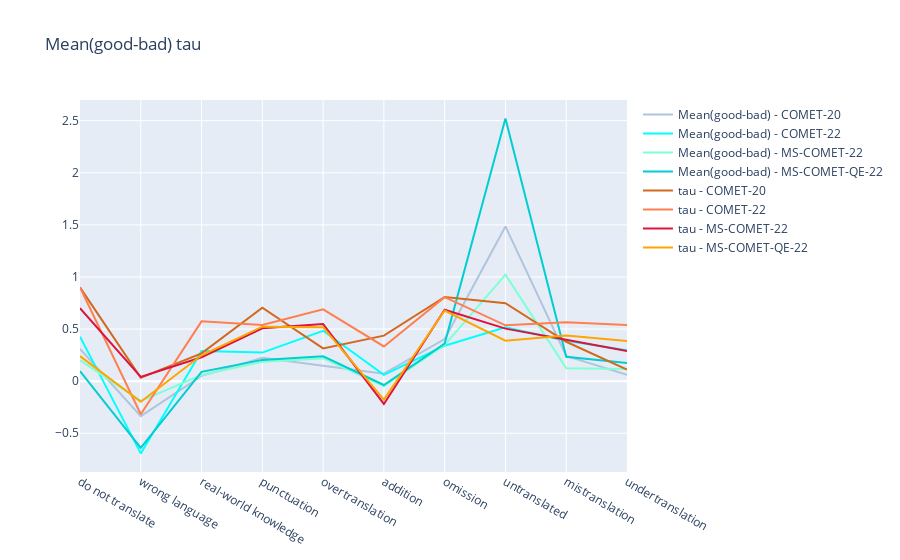

Here is the notebook cell this chart was saved with:
### Code cell
grouped_line_plot([means, tau], comets, ["Mean(good-bad)", "tau"], phenomena)

### Figure 1 — Plotly figure (JSON) as saved in the notebook; plotly's stock layout.template omitted (floating-point values rounded to 4 significant figures)
{"data": [{"line": {"color": "lightsteelblue"}, "mode": "lines", "name": "Mean(good-bad) - COMET-20", "type": "scatter", "x": ["do not translate", "wrong language", "real-world knowledge", "punctuation", "overtranslation", "addition", "omission", "untranslated", "mistranslation", "undertranslation"], "y": [0.3084, -0.336, 0.05121, 0.2238, 0.1472, 0.07125, 0.4042, 1.485, 0.2417, 0.06128]}, {"line": {"color": "aqua"}, "mode": "lines", "name": "Mean(good-bad) - COMET-22", "type": "scatter", "x": ["do not translate", "wrong language", "real-world knowledge", "punctuation", "overtranslation", "addition", "omission", "untranslated", "mistranslation", "undertranslation"], "y": [0.4271, -0.6935, 0.2886, 0.2744, 0.4838, 0.06046, 0.3396, 0.5161, 0.3888, 0.2965]}, {"line": {"color": "aquamarine"}, "mode": "lines", "name": "Mean(good-bad) - MS-COMET-22", "type": "scatter", "x": ["do not translate", "wrong language", "real-world knowledge", "punctuation", "overtranslation", "addition", "omission", "untranslated", "mistranslation", "undertranslation"], "y": [0.2012, -0.1896, 0.05949, 0.1857, 0.218, -0.04862, 0.3467, 1.023, 0.1249, 0.1176]}, {"line": {"color": "darkturquoise"}, "mode": "lines", "name": "Mean(good-bad) - MS-COMET-QE-22", "type": "scatter", "x": ["do not translate", "wrong language", "real-world knowledge", "punctuation", "overtranslation", "addition", "omission", "untranslated", "mistranslation", "undertranslation"], "y": [0.09718, -0.6411, 0.08985, 0.2043, 0.2391, -0.03703, 0.3613, 2.52, 0.2339, 0.1745]}, {"line": {"color": "chocolate"}, "mode": "lines", "name": "tau - COMET-20", "type": "scatter", "x": ["do not translate", "wrong language", "real-world knowledge", "punctuation", "overtranslation", "addition", "omission", "untranslated", "mistranslation", "undertranslation"], "y": [0.9, 0.033, 0.267, 0.706, 0.314, 0.437, 0.808, 0.748, 0.378, 0.112]}, {"line": {"color": "coral"}, "mode": "lines", "name": "tau - COMET-22", "type": "scatter", "x": ["do not translate", "wrong language", "real-world knowledge", "punctuation", "overtranslation", "addition", "omission", "untranslated", "mistranslation", "undertranslation"], "y": [0.9, -0.318, 0.574, 0.539, 0.69, 0.333, 0.806, 0.536, 0.566, 0.538]}, {"line": {"color": "crimson"}, "mode": "lines", "name": "tau - MS-COMET-22", "type": "scatter", "x": ["do not translate", "wrong language", "real-world knowledge", "punctuation", "overtranslation", "addition", "omission", "untranslated", "mistranslation", "undertranslation"], "y": [0.7, 0.041, 0.23, 0.508, 0.548, -0.219, 0.686, 0.504, 0.397, 0.29]}, {"line": {"color": "orange"}, "mode": "lines", "name": "tau - MS-COMET-QE-22", "type": "scatter", "x": ["do not translate", "wrong language", "real-world knowledge", "punctuation", "overtranslation", "addition", "omission", "untranslated", "mistranslation", "undertranslation"], "y": [0.24, -0.197, 0.248, 0.523, 0.518, -0.177, 0.678, 0.388, 0.439, 0.386]}], "layout": {"title": {"text": "Mean(good-bad) tau"}}}
